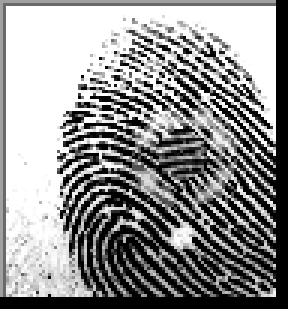
#> input picture data/SOCOFing/Altered/Altered-Easy/106__M/106__M_Right_middle_finger_CR.BMP, 96 x 103 px (shown 3 times larger)
$ python -i viz_quick_checks.py   (imports and definitions only)   (older library calls are emulated)
#> lines starting #> are read from the running program, lines starting #| are printed output that depends on the picture; after the words box and inside, x2 and y2 are one past the last pixel; in counts of white or black regions, pixels touching at a corner belong together
#> further down, picture is the input picture: shape (103, 96); min 0, max 255, mean 143.6
"""
Comprehensive EDA and Feature Visualization (Assignment Version).
Includes 3D t-SNE, Forensic Feature Analysis, and Model Comparison.
Clean version without Deep Fusion/Stacking for assignment submission.
"""

from __future__ import annotations
import pandas as pd
import numpy as np
import matplotlib.pyplot as plt
import seaborn as sns
from mpl_toolkits.mplot3d import Axes3D
from matplotlib.lines import Line2D
from sklearn.decomposition import PCA
from sklearn.manifold import TSNE
from sklearn.discriminant_analysis import LinearDiscriminantAnalysis as LDA
from sklearn.preprocessing import StandardScaler
from pathlib import Path
import glob
import re
import joblib
import os
import random
import cv2
from skimage.filters import threshold_otsu
from skimage.morphology import skeletonize
from skimage.measure import shannon_entropy

try:
    from . import config, utils, preprocess
except ImportError:
    import sys
    sys.path.insert(0, os.path.dirname(os.path.dirname(__file__)))
    from src import config, utils, preprocess


# --- Helper utilities ---
# [23 lines left out: functions _sample_metadata, _load_image, subset_label, not called in this run]


def _compute_pattern_maps(image):
    """Compute intermediate representations for pattern-recognition plots."""
    resized = cv2.resize(image, (256, 256), interpolation=cv2.INTER_AREA)
    clahe = cv2.createCLAHE(clipLimit=2.0, tileGridSize=(8, 8))
    enhanced = clahe.apply(resized)
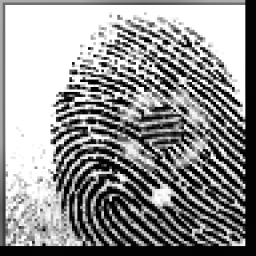
#> enhanced: shape (256, 256); min 2, max 255, mean 144.9
    thresh = threshold_otsu(enhanced)
#> thresh = 132
    binary = enhanced > thresh
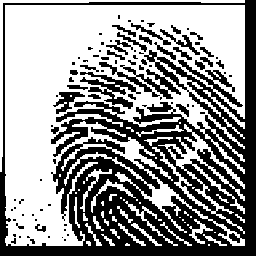
#> binary: shape (256, 256) bool; 57% white; 87 black regions (57 under 20 px), largest, box (x1, y1, x2, y2) and area: (0, 0, 256, 256) 25004, (80, 72, 141, 109) 726, (53, 92, 85, 114) 282
    skeleton = skeletonize(binary)
#> skeleton: shape (256, 256) bool; 10% white in thin lines or dots
    skel_u8 = skeleton.astype(np.uint8)

    kernel = np.ones((3, 3), np.uint8)
    neighbor_count = cv2.filter2D(skel_u8, -1, kernel, borderType=cv2.BORDER_CONSTANT)
    endings = (skel_u8 == 1) & (neighbor_count == 2)
#> endings: shape (256, 256) bool; 0.3% white in thin lines or dots
    bifurcations = (skel_u8 == 1) & (neighbor_count >= 4)
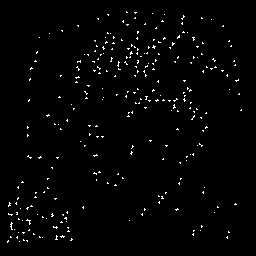
#> bifurcations: shape (256, 256) bool; 1.6% white in thin lines or dots, all inside (x1, y1, x2, y2) = (7, 11, 242, 243)

    sobelx = cv2.Sobel(enhanced, cv2.CV_32F, 1, 0, ksize=5)
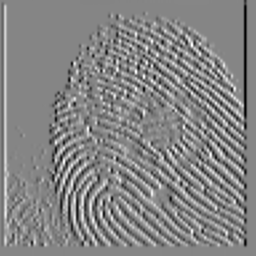
#> sobelx: shape (256, 256) float32; min -12144, max 11052, mean -68.3; drawn with min black and max white
    sobely = cv2.Sobel(enhanced, cv2.CV_32F, 0, 1, ksize=5)
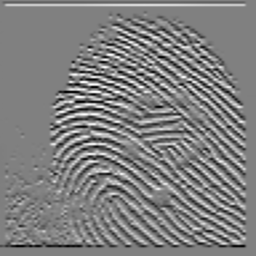
#> sobely: shape (256, 256) float32; min -11970, max 11809, mean -72.9; drawn with min black and max white
    orientation = (np.degrees(np.arctan2(sobely, sobelx)) + 180) % 180
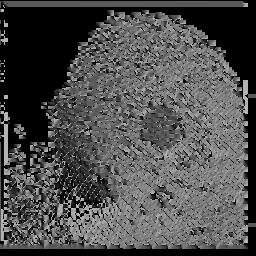
#> orientation: shape (256, 256) float32; min 0, max 180, mean 77.5

    # Simple Gabor bank (4 orientations for speed)
    gabor_responses = []
    for theta in np.linspace(0, np.pi, 4, endpoint=False):
        kernel = cv2.getGaborKernel((21, 21), 4.0, theta, 8.0, 0.6, 0, ktype=cv2.CV_32F)
        response = cv2.filter2D(enhanced, cv2.CV_32F, kernel)
        gabor_responses.append(np.abs(response))
#> this loop made 4 passes
#> pass 3, in _compute_pattern_maps, `response = cv2.filter2D(enhanced, cv2.CV_32F, kernel)`:
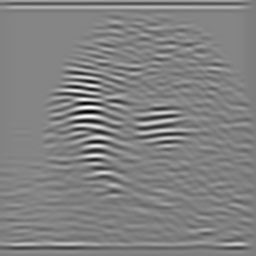
#> response: shape (256, 256) float32; min -7573.1, max 7888.6, mean 285.9; drawn with min black and max white
#> after the loop, gabor_responses = 4 items

    return {
        "raw": resized,
        "enhanced": enhanced,
        "binary": binary,
        "skeleton": skeleton,
        "endings": endings,
        "bifurcations": bifurcations,
        "orientation": orientation,
        "gabor_bank": gabor_responses,
    }


# --- EXISTING EDA FUNCTIONS ---
# [439 lines left out: functions viz_preprocessing, viz_preprocessing_metrics, viz_class_balance, viz_subset_distribution, viz_comprehensive_eda, viz_pattern_recognition and 5 more, not called in this run]


# [2 lines not run here, left out]

>>> import cv2
>>> picture = cv2.imread('../data/SOCOFing/Altered/Altered-Easy/106__M/106__M_Right_middle_finger_CR.BMP', cv2.IMREAD_GRAYSCALE)
>>> result = _compute_pattern_maps(picture)
#> result = 8 items

$ run again, on data/SOCOFing/Altered/Altered-Easy/123__M/123__M_Right_ring_finger_Obl.BMP
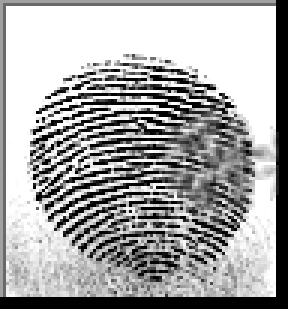
#> input picture data/SOCOFing/Altered/Altered-Easy/123__M/123__M_Right_ring_finger_Obl.BMP, 96 x 103 px (shown 3 times larger)
#> picture is the input picture: shape (103, 96); min 0, max 255, mean 166.1
#> thresh = 140
#> in _compute_pattern_maps, `binary = enhanced > thresh`:
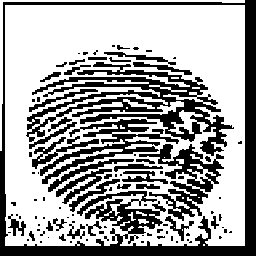
#> binary: shape (256, 256) bool; 63.7% white; 99 black regions (62 under 20 px), largest, box (x1, y1, x2, y2) and area: (0, 0, 256, 256) 8826, (26, 62, 234, 156) 5632, (139, 144, 224, 221) 2121
#> skeleton: shape (256, 256) bool; 10.9% white in thin lines or dots
#> endings: shape (256, 256) bool; 0.25% white in thin lines or dots
#> bifurcations: shape (256, 256) bool; 2% white in thin lines or dots, all inside (x1, y1, x2, y2) = (7, 24, 239, 244)
#> the loop in _compute_pattern_maps, `for theta in np.linspace(0, np.pi, 4, endpoint=False):` made 4 passes
#> pass 3, in _compute_pattern_maps, `response = cv2.filter2D(enhanced, cv2.CV_32F, kernel)`:
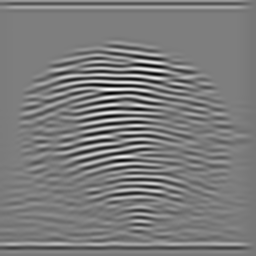
#> response: shape (256, 256) float32; min -7844.1, max 8987.4, mean 322.3; drawn with min black and max white
#> after the loop in _compute_pattern_maps, `for theta in np.linspace(0, np.pi, 4, endpoint=False):`: gabor_responses = 4 items
#> result = 8 items

$ run again, on data/SOCOFing/Altered/Altered-Easy/156__F/156__F_Right_middle_finger_Zcut.BMP
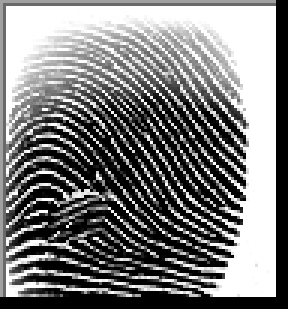
#> input picture data/SOCOFing/Altered/Altered-Easy/156__F/156__F_Right_middle_finger_Zcut.BMP, 96 x 103 px (shown 3 times larger)
#> picture is the input picture: shape (103, 96); min 0, max 255, mean 124.4
#> thresh = 129
#> in _compute_pattern_maps, `binary = enhanced > thresh`:
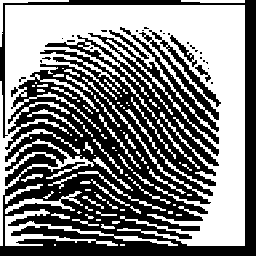
#> binary: shape (256, 256) bool; 48.9% white; 89 white regions (41 under 20 px), largest, box (x1, y1, x2, y2) and area: (0, 5, 245, 246) 26245, (5, 209, 178, 246) 1431, (5, 191, 83, 214) 423
#> skeleton: shape (256, 256) bool; 9% white in thin lines or dots
#> endings: shape (256, 256) bool; 0.35% white in thin lines or dots
#> bifurcations: shape (256, 256) bool; 0.69% white in thin lines or dots, all inside (x1, y1, x2, y2) = (2, 16, 232, 242)
#> the loop in _compute_pattern_maps, `for theta in np.linspace(0, np.pi, 4, endpoint=False):` made 4 passes
#> pass 3, in _compute_pattern_maps, `response = cv2.filter2D(enhanced, cv2.CV_32F, kernel)`:
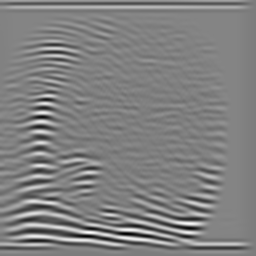
#> response: shape (256, 256) float32; min -7920.1, max 8293.5, mean 251; drawn with min black and max white
#> after the loop in _compute_pattern_maps, `for theta in np.linspace(0, np.pi, 4, endpoint=False):`: gabor_responses = 4 items
#> result = 8 items

$ run again, on data/SOCOFing/Altered/Altered-Easy/168__M/168__M_Left_index_finger_Obl.BMP
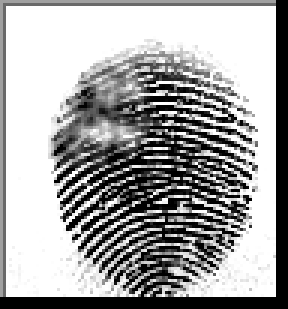
#> input picture data/SOCOFing/Altered/Altered-Easy/168__M/168__M_Left_index_finger_Obl.BMP, 96 x 103 px (shown 3 times larger)
#> picture is the input picture: shape (103, 96); min 0, max 255, mean 164.1
#> thresh = 141
#> binary: shape (256, 256) bool; 63.3% white; 27 black regions (21 under 20 px), largest, box (x1, y1, x2, y2) and area: (0, 0, 256, 256) 23720, (189, 70, 211, 80) 85, (205, 186, 218, 191) 38, (221, 134, 229, 142) 32, (211, 89, 221, 94) 29, (59, 82, 64, 87) 21
#> skeleton: shape (256, 256) bool; 8.2% white in thin lines or dots
#> endings: shape (256, 256) bool; 0.37% white in thin lines or dots
#> bifurcations: shape (256, 256) bool; 0.84% white in thin lines or dots, all inside (x1, y1, x2, y2) = (25, 25, 237, 245)
#> the loop in _compute_pattern_maps, `for theta in np.linspace(0, np.pi, 4, endpoint=False):` made 4 passes
#> pass 3, in _compute_pattern_maps, `response = cv2.filter2D(enhanced, cv2.CV_32F, kernel)`:
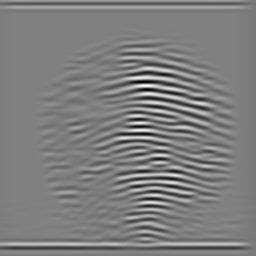
#> response: shape (256, 256) float32; min -8592.8, max 9411, mean 327; drawn with min black and max white
#> after the loop in _compute_pattern_maps, `for theta in np.linspace(0, np.pi, 4, endpoint=False):`: gabor_responses = 4 items
#> result = 8 items
